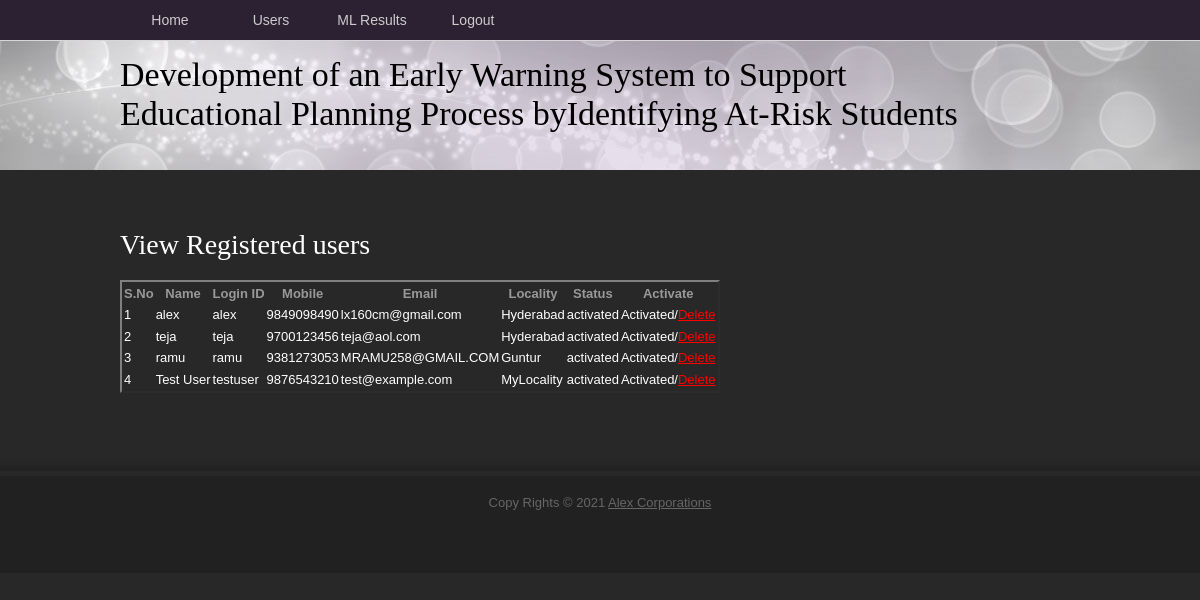
/AdminActivaUsers/?uid=5, run on the app's committed database.
### EducationalPlanning/users/models.py (models this page shows, shortened)
class UserRegistrationModel(models.Model):
    name = models.CharField(max_length=100)
    loginid = models.CharField(unique=True, max_length=100)
    password = models.CharField(max_length=100)
    mobile = models.CharField(unique=True, max_length=100)
    email = models.CharField(unique=True, max_length=100)
    locality = models.CharField(max_length=100)
    address = models.CharField(max_length=1000)
    city = models.CharField(max_length=100)
    state = models.CharField(max_length=100)
    status = models.CharField(max_length=100)
    class Meta:
        db_table = 'UserRegistrations'

### EducationalPlanning/admins/views.py (the view)
# urls.py: path("AdminActivaUsers/", admins.AdminActivaUsers, name="AdminActivaUsers"),
def AdminActivaUsers(request):
    if request.method == 'GET':
        id = request.GET.get('uid')
        status = 'activated'
        print("PID = ", id, status)
        UserRegistrationModel.objects.filter(id=id).update(status=status)
        data = UserRegistrationModel.objects.all()
        return render(request, 'admins/RegisteredUsers.html', {'data': data})

### EducationalPlanning/assets/templates/admins/RegisteredUsers.html (shortened to what this page needs)
{%extends 'admins/adminbase.html'%}
{%block contents%}
<div id="tooplate_main">
		<h2>View Registered users</h2>
						<p>
 <table border="2px" class="table table-hover table-dark" >
                    <thead>
                    <tr class="table-danger">
                        <th scope="col">S.No</th>
                        <th scope="col">Name</th>
                        <th scope="col">Login ID</th>
                        <th scope="col">Mobile</th>
                        <th scope="col">Email</th>
                        <th scope="col">Locality</th>
                        <th scope="col">Status</th>
                        <th scope="col">Activate</th>
                    </tr>
                    </thead>
                    <tbody>
                    {% for i in data %}
                    <tr scope="row" style="color: WHITE;">
                        <td>{{forloop.counter}}</td>
                        <td>{{i.name}}</td>
                        <td>{{i.loginid}}</td>
                        <td>{{i.mobile}}</td>
                        <td>{{i.email}}</td>
                        <td>{{i.locality}}</td>
                        <td>{{i.status}}</td>
                        {% if i.status == 'waiting' %}
                        <td><a class="btn-link" href="/AdminActivaUsers/?uid={{ i.id }}"
                               style="color:GREEN">Activate</a></td>
                        {% else %}
                        <td> Activated/<a class="btn-link" href="/DeleteUsers/?uid={{ i.id }}"
                               style="color:RED">Delete</a></td>
                        {% endif %}
                    </tr>
                    {% endfor %}
                    </tbody>
                </table>
			<div class="cleaner h40"></div>
    </div>
{%endblock%}

### EducationalPlanning/assets/static/css/tooplate_style.css (style rules this page uses)
body { margin: 0; padding: 0; color: #999; font-family: Tahoma, Geneva, sans-serif; font-size: 13px; line-height: 1.5em; background-color: #282828; background-position: top; background-repeat: repeat-x }
#sub_page { background-image: url(../images/tooplate_body_sp.png); }
a, a:link, a:visited { color: #ffffff; font-weight: normal; ; }
p { margin: 0 0 10px 0; padding: 0; }
h1, h2, h3, h4, h5, h6 { color: #fff; font-weight: normal; font-family: Georgia, "Times New Roman", Times, serif }
h2 { font-size: 28px; margin: 0 0 20px; padding: 5px 0; }
.cleaner { clear: both }
.h40 { height: 40px }
#tooplate_main { clear: both; width: 960px; padding: 60px 0 20px; margin: 0 auto; }

### EducationalPlanning/assets/static/css_pirobox/white/style.css (style rules this page uses)
.pirobox_content table,tbody,tr,th,td { margin:0;padding:0;border:none; }

### data on the page
UserRegistrationModel: name "alex", loginid "alex", mobile "9849098490", email "lx160cm@gmail.com", locality "Hyderabad", status "activated"
UserRegistrationModel: name "teja", loginid "teja", mobile "9700123456", email "teja@aol.com", locality "Hyderabad", status "activated"
UserRegistrationModel: name "ramu", loginid "ramu", mobile "9381273053", email "MRAMU258@GMAIL.COM", locality "Guntur", status "activated"
UserRegistrationModel: name "Test User", loginid "testuser", mobile "9876543210", email "test@example.com", locality "MyLocality", status "activated"
